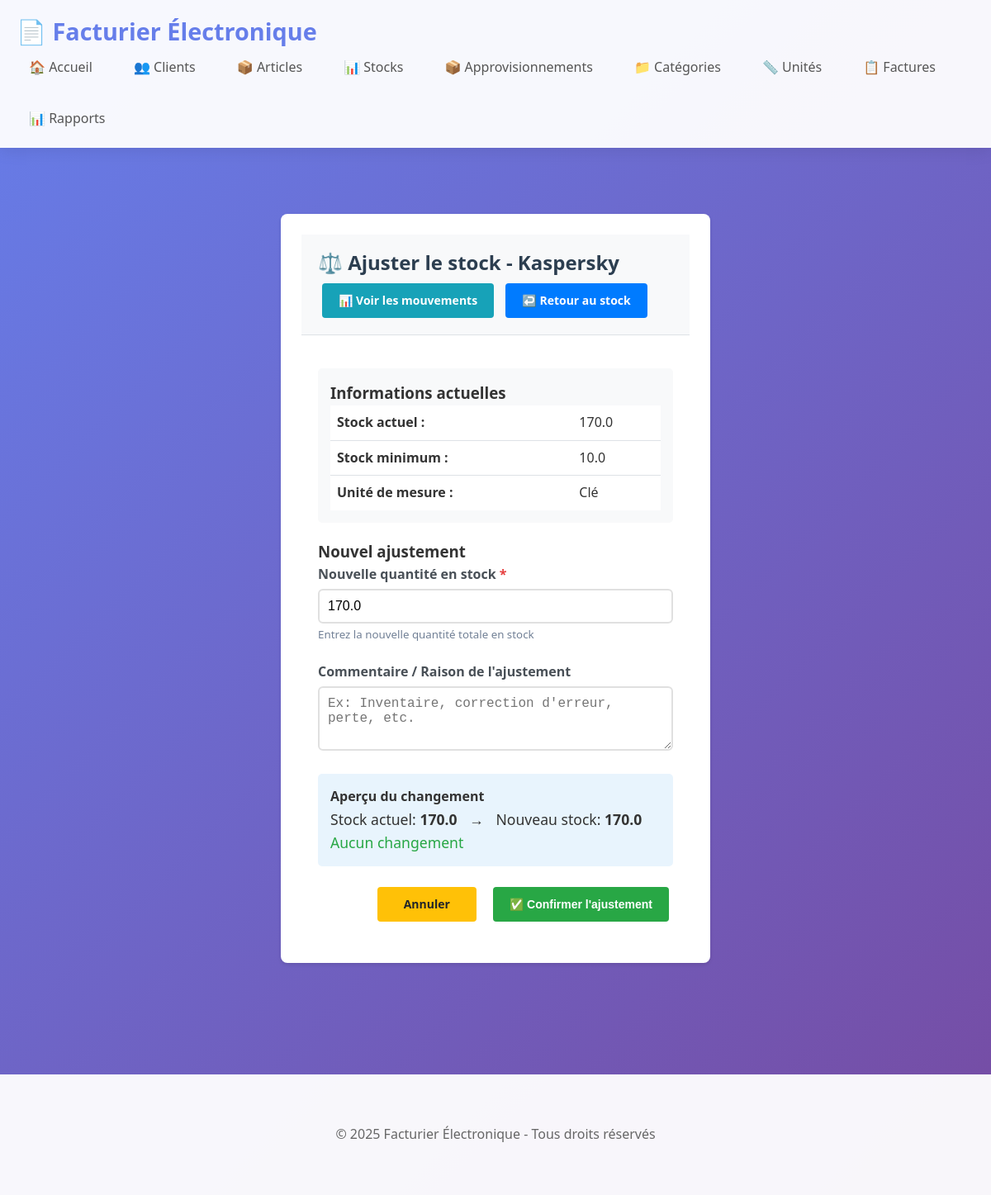
Screenshot of /stock/ajuster/1 with the database file from the repository.
### models.py (models this page shows, shortened)
class Produit(db.Model):
    __tablename__ = 'produits'
    id = db.Column(db.Integer, primary_key=True)
    nom = db.Column(db.String(100), nullable=False)
    code = db.Column(db.String(50), unique=True)
    unite_mesure_id = db.Column(db.Integer, db.ForeignKey('unites_mesure.id'), nullable=False)
    categorie_id = db.Column(db.Integer, db.ForeignKey('categories.id'), nullable=False)
    unite_mesure = db.relationship('UniteMesure', backref='produits')
    categorie = db.relationship('Categorie', backref='produits')
    tva = db.Column(db.Float, nullable=False, default=0.0)
    tc = db.Column(db.String(5), nullable=False)
    pf = db.Column(db.String(5), nullable=False)
    article_stockable = db.Column(db.String(5), nullable=False)
    pv_ttc = db.Column(db.Float, nullable=False, default=0.0)
    quantite_initiale = db.Column(db.Float, default=0.0)  # Initial quantity
    stock_minimum = db.Column(db.Float, default=0.0)  # Alert threshold
    pru = db.Column(db.Float, default=0.0)  # Prix de revient unitaire
    stock_actuel = db.Column(db.Float, default=0.0)  # Current stock (calculated from movements)
    date_creation = db.Column(db.DateTime, default=datetime.utcnow)
    lignes_facture = db.relationship('LigneFacture', backref='produit_ref', lazy=True)
    mouvements_stock = db.relationship('MouvementStock', backref='produit', lazy=True, cascade='all, delete-orphan')
    """
        Add a stock movement and update current stock
    """

class UniteMesure(db.Model):
    __tablename__ = 'unites_mesure'
    id = db.Column(db.Integer, primary_key=True)
    nom = db.Column(db.String(50), unique=True, nullable=False)
    symbole = db.Column(db.String(10))
    description = db.Column(db.String(200))
    date_creation = db.Column(db.DateTime, default=datetime.utcnow)

### app.py (the view, shortened to what this page needs)
@app.route('/stock/ajuster/<int:produit_id>', methods=['GET', 'POST'])
def stock_ajuster(produit_id):
    produit = Produit.query.get_or_404(produit_id)
    return render_template('stock_ajuster.html', produit=produit)

### templates/stock_ajuster.html (shortened to what this page needs)
{% extends "base.html" %}
{% block content %}
<div class="container">
    <div class="card">
        <div class="card-header">
            <h2>⚖️ Ajuster le stock - {{ produit.nom }}</h2>
            <div>
                <a href="{{ url_for('stock_mouvements', produit_id=produit.id) }}" class="btn btn-info">📊 Voir les mouvements</a>
                <a href="{{ url_for('stock_list') }}" class="btn btn-primary">↩️ Retour au stock</a>
            </div>
        </div>
        <div class="card-body">
            <div style="background: #f8f9fa; padding: 15px; border-radius: 5px; margin-bottom: 20px;">
                <h3>Informations actuelles</h3>
                {% set stock_actuel = produit.stock_actuel if produit.stock_actuel is not none else 0 %}
                {% set stock_minimum = produit.stock_minimum if produit.stock_minimum is not none else 0 %}
                <table style="width: 100%;">
                    <tr>
                        <td><strong>Stock actuel :</strong></td>
                        <td>
                    <span class="stock-indicator
                        {% if stock_actuel <= 0 %}
                            stock-danger
                        {% elif stock_actuel <= stock_minimum %}
                            stock-warning
                        {% else %}
                            stock-normal
                        {% endif %}">
                        {{ stock_actuel }}
                    </span>
                        </td>
                    </tr>
                    <tr>
                        <td><strong>Stock minimum :</strong></td>
                        <td>{{ stock_minimum }}</td>
                    </tr>
                    <tr>
                        <td><strong>Unité de mesure :</strong></td>
                        <td>{{ produit.unite_mesure.nom if produit.unite_mesure else '-' }}</td>
                    </tr>
                </table>
            </div>
            <form method="POST" action="{{ url_for('stock_ajuster', produit_id=produit.id) }}" onsubmit="return confirm('Confirmer l\'ajustement du stock?')">
                <h3>Nouvel ajustement</h3>
                <div class="form-group">
                    <label for="nouvelle_quantite">Nouvelle quantité en stock <span style="color: #e53e3e;">*</span></label>
                    <input type="number" id="nouvelle_quantite" name="nouvelle_quantite"
                           value="{{ stock_actuel }}"
                           step="0.01" min="0" required
                           style="width: 100%; padding: 10px; border: 2px solid #e0e0e0; border-radius: 6px; font-size: 16px;">
                    <small style="color: #718096;">Entrez la nouvelle quantité totale en stock</small>
                </div>
                <div class="form-group">
                    <label for="commentaire">Commentaire / Raison de l'ajustement</label>
                    <textarea id="commentaire" name="commentaire" rows="3"
                              style="width: 100%; padding: 10px; border: 2px solid #e0e0e0; border-radius: 6px; font-size: 16px;"
                              placeholder="Ex: Inventaire, correction d'erreur, perte, etc."></textarea>
                </div>
                <div style="background: #e8f4fd; padding: 15px; border-radius: 5px; margin: 20px 0;">
                    <h4>Aperçu du changement</h4>
                    <div id="preview" style="font-size: 1.1rem;">
                        <span>Stock actuel: <strong id="current-stock">{{ stock_actuel }}</strong></span>
                        <span style="margin: 0 10px;">→</span>
                        <span>Nouveau stock: <strong id="new-stock-display">{{ stock_actuel }}</strong></span>
                        <br>
                        <span id="change-message" style="color: #28a745;">Aucun changement</span>
                    </div>
                </div>
                <div class="form-actions" style="display: flex; gap: 10px; justify-content: flex-end;">
                    <a href="{{ url_for('stock_list') }}" class="btn btn-warning">Annuler</a>
                    <button type="submit" class="btn btn-success">✅ Confirmer l'ajustement</button>
                </div>
            </form>
        </div>
    </div>
</div>
{% endblock %}

### static/style.css (style rules this page uses)
* { margin: 0; padding: 0; box-sizing: border-box; }
body { font-family: 'Segoe UI', Tahoma, Geneva, Verdana, sans-serif; line-height: 1.6; color: #333; background: linear-gradient(135deg, #667eea 0%, #764ba2 100%); min-height: 100vh; }
a { text-decoration: none; color: #667eea; }
.container { max-width: 1200px; margin: 0 auto; padding: 20px; }
.card { background: white; border-radius: 15px; padding: 25px; margin-bottom: 25px; box-shadow: 0 10px 40px rgba(0,0,0,0.1); transition: transform 0.3s; }
.card-header { display: flex; justify-content: space-between; align-items: center; flex-wrap: wrap; margin-bottom: 20px; padding-bottom: 15px; border-bottom: 2px solid #f0f0f0; }
.card-header h2 { color: #667eea; font-size: 1.5rem; }
table { width: 100%; border-collapse: collapse; background: white; }
td { padding: 15px; border-bottom: 1px solid #f0f0f0; }
.form-group { margin-bottom: 20px; }
label { display: block; margin-bottom: 8px; font-weight: 600; color: #555; }
input[type="text"], input[type="email"], input[type="number"], input[type="tel"], select, textarea { width: 100%; padding: 12px 15px; border: 2px solid #e0e0e0; border-radius: 8px; font-size: 16px; transition: all 0.3s; }
.btn { display: inline-block; padding: 12px 25px; border: none; border-radius: 8px; font-size: 16px; font-weight: 600; cursor: pointer; transition: all 0.3s; margin: 5px; text-align: center; min-width: 120px; }
.btn-primary { background: linear-gradient(135deg, #667eea 0%, #764ba2 100%); color: white; }
.btn-success { background: linear-gradient(135deg, #48bb78 0%, #38a169 100%); color: white; }
.btn-warning { background: linear-gradient(135deg, #ed8936 0%, #dd6b20 100%); color: white; }

### templates/stock_ajuster.html (style rules this page uses)
.container { max-width: 600px; margin: 20px auto; padding: 20px; }
.card { background: white; border-radius: 8px; box-shadow: 0 2px 4px rgba(0,0,0,0.1); overflow: hidden; }
.card-header { background: #f8f9fa; padding: 15px 20px; border-bottom: 1px solid #dee2e6; display: flex; justify-content: space-between; align-items: center; }
.card-header h2 { margin: 0; color: #2c3e50; }
.card-body { padding: 20px; }
.form-group { margin-bottom: 20px; }
.form-group label { display: block; margin-bottom: 5px; font-weight: 600; color: #495057; }
.btn { padding: 10px 20px; border: none; border-radius: 4px; cursor: pointer; font-size: 14px; text-decoration: none; display: inline-block; }
.btn-success { background: #28a745; color: white; }
.btn-warning { background: #ffc107; color: #212529; }
.btn-info { background: #17a2b8; color: white; }
.btn-primary { background: #007bff; color: white; }
table { width: 100%; border-collapse: collapse; }
table td { padding: 8px; border-bottom: 1px solid #dee2e6; }
table tr:last-child td { border-bottom: none; }

### rows the page displays
Produit: nom "Kaspersky", stock_actuel "170.0", stock_minimum "10.0", nouvelle_quantite "170.0"
UniteMesure: unite_mesure "Clé"
